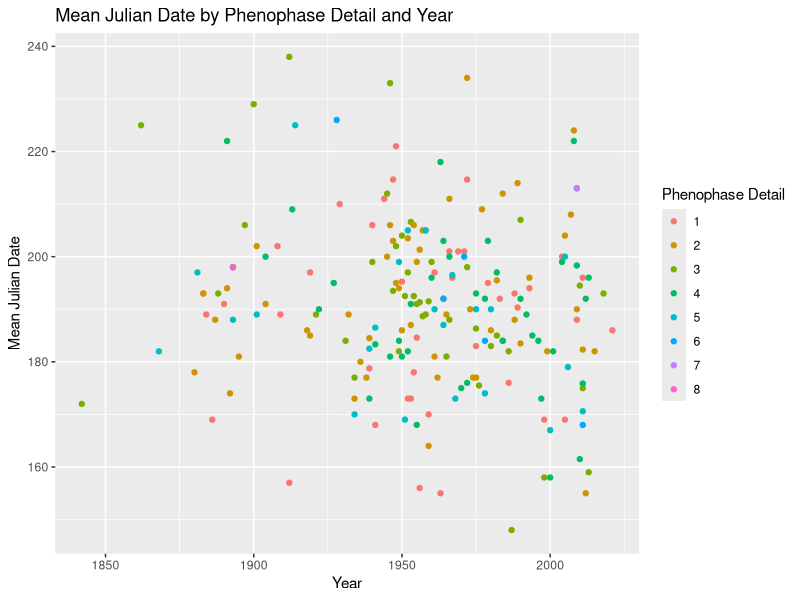
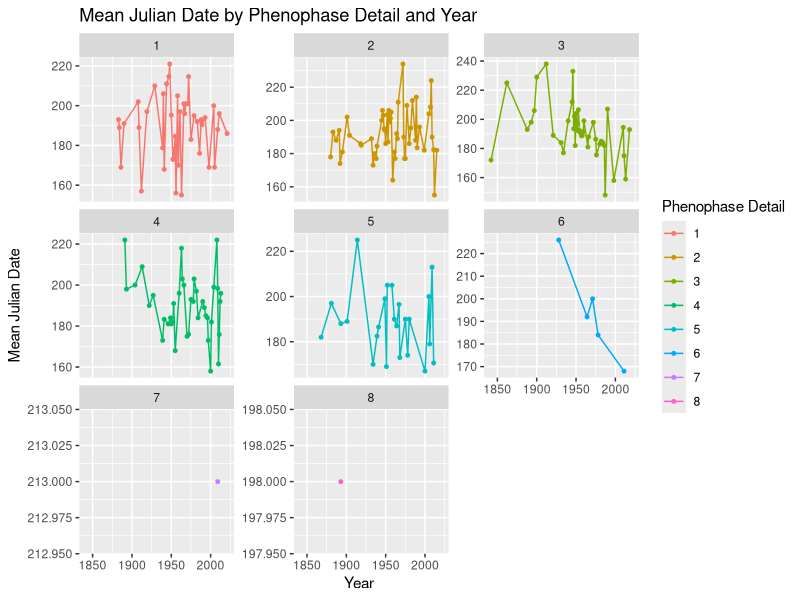

The R script that drew these images, in order:
## ---- chunk 1
#upload herbarium data
library(readr)
HerbariumData <- read_csv("HerbariumData.csv")

#library(googlesheets4)
#HerbariumData <- read_sheet("https://docs.google.com/spreadsheets/d/13vqlJXSW35_sx9veANUHr0jn4caxJzPPwRhRyDKLGFo/edit#gid=0")

## ---- chunk 2
#Run regression (controlling for lat, long, and flowering state)
library(tidyverse)
library(car)
#make phenophase a factor instead of character to be compared
HerbariumData_test <-
  HerbariumData %>%
  mutate(Phenophase = as.factor(Phenophase)) 

#create a date of collection variable
HerbariumData_test <-
HerbariumData %>%
  mutate(collection_date = as.Date(paste(Year, Month, Day, sep = "-")),
         julian_date = yday(collection_date),
         Latitude = as.numeric(Latitude))

names(HerbariumData_test)[3]<- "Phenophase_detail"

HerbariumData_fl <-
  HerbariumData_test %>%
  filter(Phenophase == "fl")

#run linear regression
model_fl <- lm(julian_date ~ Phenophase_detail + Latitude + Longitude + Year, data = HerbariumData_fl)
Anova(model_fl)

## ---- chunk 3
#mean julian date by phenophase detail and year
mean_julian_data <- 
  HerbariumData_fl%>%
  mutate(Phenophase_detail = as.factor(Phenophase_detail))%>%
  filter(!is.na(julian_date))%>% #get rid of NA values for julian date
  group_by(Year, Phenophase_detail)%>%
  summarize(avg_julian = mean(julian_date, na.rm = TRUE), .groups = 'drop')

ggplot(mean_julian_data, aes(x = Year, y = avg_julian, color = Phenophase_detail)) +
  geom_point() +
  labs(title = "Mean Julian Date by Phenophase Detail and Year",
       x = "Year",
       y = "Mean Julian Date",
       color = "Phenophase Detail")
 
ggplot(mean_julian_data, aes(x = Year, y = avg_julian, color = Phenophase_detail)) +
  geom_line() +
  geom_point(size=1)+
  labs(title = "Mean Julian Date by Phenophase Detail and Year",
       x = "Year",
       y = "Mean Julian Date",
       color = "Phenophase Detail")+
      facet_wrap(~ Phenophase_detail, scales = "free_y") 

